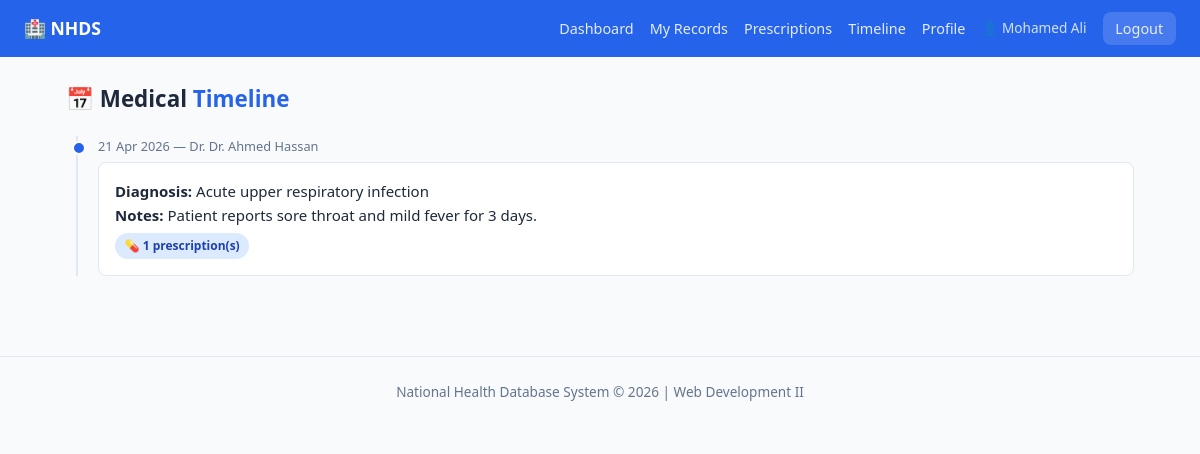
/pages/patient/timeline.php (signed in), run on the app's committed database.
### tables this page shows
CREATE TABLE IF NOT EXISTS medical_records (
  id          INT          NOT NULL AUTO_INCREMENT,
  patient_id  INT          NOT NULL,
  doctor_id   INT          NOT NULL,
  diagnosis   TEXT         NOT NULL,
  notes       TEXT         DEFAULT NULL,
  visit_date  DATE         NOT NULL,
  created_at  TIMESTAMP    NOT NULL DEFAULT CURRENT_TIMESTAMP,

  PRIMARY KEY (id),
  INDEX idx_patient (patient_id),
  INDEX idx_doctor  (doctor_id),

  CONSTRAINT fk_record_patient
    FOREIGN KEY (patient_id) REFERENCES users(id)
    ON DELETE CASCADE ON UPDATE CASCADE,

  CONSTRAINT fk_record_doctor
    FOREIGN KEY (doctor_id)  REFERENCES users(id)
    ON DELETE CASCADE ON UPDATE CASCADE
);

CREATE TABLE IF NOT EXISTS users (
  id          INT          NOT NULL AUTO_INCREMENT,
  name        VARCHAR(100) NOT NULL,
  email       VARCHAR(150) NOT NULL UNIQUE,
  password    VARCHAR(255) NOT NULL,           
  role        ENUM('admin','doctor','patient') NOT NULL,
  phone       VARCHAR(20)  DEFAULT NULL,
  created_at  TIMESTAMP    NOT NULL DEFAULT CURRENT_TIMESTAMP,

  PRIMARY KEY (id),
  INDEX idx_email (email),
  INDEX idx_role  (role)
);

### classes/Database.php (called while the page is built, shortened)
<?php
class Database {
    private static ?Database $instance = null;
    private PDO $connection;
    private function __construct() {
        $dsn = "mysql:host=" . DB_HOST . ";dbname=" . DB_NAME . ";charset=" . DB_CHAR;
        $options = [
            PDO::ATTR_ERRMODE            => PDO::ERRMODE_EXCEPTION,
            PDO::ATTR_DEFAULT_FETCH_MODE => PDO::FETCH_ASSOC,
            PDO::ATTR_EMULATE_PREPARES   => false,
        ];
        try {
            $this->connection = new PDO($dsn, DB_USER, DB_PASS, $options);
        } catch (PDOException $e) {
            die(json_encode(['error' => 'Database connection failed: ' . $e->getMessage()]));
        }
    }
    public static function getInstance(): Database {
        if (self::$instance === null) {
            self::$instance = new Database();
        }
        return self::$instance;
    }
    public function getConnection(): PDO {
        return $this->connection;
    }
}

### classes/User.php (called while the page is built, shortened)
<?php
class User {
    public function __construct() {
        $this->db = Database::getInstance()->getConnection();
    }
}

### classes/Patient.php (called while the page is built, shortened)
<?php
class Patient extends User {
    public function getTimeline(): array {
        $stmt = $this->db->prepare(
            "SELECT mr.id, mr.diagnosis, mr.notes,
                    mr.visit_date, mr.created_at,
                    u.name AS doctor_name,
                    COUNT(p.id) AS prescription_count
             FROM medical_records mr
             JOIN users u ON u.id = mr.doctor_id
             LEFT JOIN prescriptions p ON p.record_id = mr.id
             WHERE mr.patient_id = ?
             GROUP BY mr.id
             ORDER BY mr.visit_date ASC"
        );
        $stmt->execute([$_SESSION['user_id']]);
        return $stmt->fetchAll();
    }
}

### pages/patient/timeline.php (the view, shortened to what this page needs)
<?php
$patient  = new Patient();
$timeline = $patient->getTimeline();
include __DIR__ . '/../../includes/header.php';
?>
<h1 class="page-title">📅 Medical <span>Timeline</span></h1>
<?php if (empty($timeline)): ?>
<div class="alert alert-info">No medical history yet.</div>
<?php else: ?>
<div class="timeline">
  <?php foreach ($timeline as $item): ?>
  <div class="timeline-item">
    <div class="timeline-dot"></div>
    <div class="timeline-date">
      <?= date('d M Y', strtotime($item['visit_date'])) ?>
      — Dr. <?= htmlspecialchars($item['doctor_name']) ?>
    </div>
    <div class="timeline-body">
      <strong>Diagnosis:</strong> <?= htmlspecialchars($item['diagnosis']) ?><br>
      <?php if ($item['notes']): ?>
      <strong>Notes:</strong> <?= htmlspecialchars($item['notes']) ?><br>
      <?php endif; ?>
      <span class="badge badge-doctor" style="margin-top:.4rem">
        💊 <?= $item['prescription_count'] ?> prescription(s)
      </span>
    </div>
  </div>
  <?php endforeach; ?>
</div>
<?php endif; ?>
<?php include __DIR__ . '/../../includes/footer.php'; ?>

### assets/style.css (style rules this page uses)
:root { --primary: #2563eb; --primary-d: #1d4ed8; --success: #16a34a; --danger: #dc2626; --warning: #d97706; --info: #0891b2; --bg: #f8fafc; --surface: #ffffff; --border: #e2e8f0; --text: #1e293b; --muted: #64748b; --radius: 8px; --shadow: 0 1px 3px rgba(0,0,0,.1); }
* { box-sizing: border-box; margin: 0; padding: 0; }
body { font-family: 'Segoe UI', system-ui, sans-serif; background: var(--bg); color: var(--text); font-size: 15px; line-height: 1.6; }
.badge { display:inline-block; padding:.2rem .6rem; border-radius:20px; font-size:.75rem; font-weight:600; }
.badge-doctor { background:#dbeafe; color:#1e40af; }
.timeline { position:relative; padding-left:2rem; }
.timeline::before { content:''; position:absolute; left:.6rem; top:0; bottom:0; width:2px; background:var(--border); }
.timeline-item { position:relative; margin-bottom:1.5rem; }
.timeline-dot { position:absolute; left:-1.65rem; top:.3rem; width:14px; height:14px; border-radius:50%; background:var(--primary); border:2px solid var(--surface); }
.timeline-date { font-size:.8rem; color:var(--muted); margin-bottom:.3rem; }
.timeline-body { background:var(--surface); border:1px solid var(--border); border-radius:var(--radius); padding:1rem; }
.page-title { font-size:1.4rem; font-weight:700; margin-bottom:1.25rem; }
.page-title span { color:var(--primary); }

### data on the page
medical_records: visit_date "21 Apr 2026", doctor.name "Dr. Ahmed Hassan", diagnosis "Acute upper respiratory infection", notes "Patient reports sore throat and mild fever for 3 days.", prescription_count "1"

### other printed values
$userName "Mohamed Ali"
